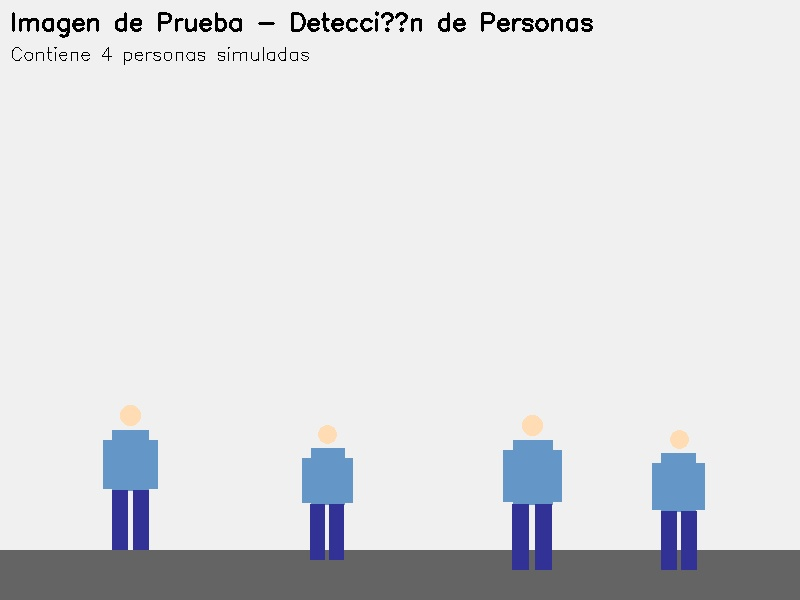
#> input picture input/test_image.jpg, 800 x 600 px
$ python -i image_enhancer_basic.py   (imports and definitions only)   (older library calls are emulated)
#> lines starting #> are read from the running program, lines starting #| are printed output that depends on the picture
#!/usr/bin/env python3
"""
Image Enhancer BASIC - Pipeline con Técnicas Básicas de Teoría

Este script es una versión conservadora que usa SOLO técnicas explícitamente
cubiertas en la teoría del curso de Procesamiento de Imágenes.

Técnicas aplicadas (TODAS de teoría básica):
- Interpolación bicúbica (spline) para redimensionamiento ✅
- Filtro Gaussiano para reducción de ruido ✅
- Filtro Laplaciano para realce de nitidez ✅
- Ecualización de Histograma para mejora de contraste ✅
- Operador Sobel para detección de bordes ✅

Autor: Proyecto de Procesamiento de Imágenes - Universidad Nacional de Luján
Fecha: Octubre 2025
"""

import cv2
import numpy as np
from pathlib import Path
import argparse
from typing import Tuple, Dict

# Configuración por defecto
DEFAULT_INPUT_DIR = 'output/cropped_persons'
DEFAULT_OUTPUT_DIR = 'output/enhanced_persons_basic'
MIN_HEIGHT = 200
MIN_WIDTH = 100

class BasicImageEnhancer:
    """
    Clase para mejorar imágenes usando SOLO técnicas de teoría básica.

    Todas las técnicas están garantizadas en los cursos estándar de
    procesamiento digital de imágenes.
    """

    def __init__(self, min_height: int = MIN_HEIGHT, min_width: int = MIN_WIDTH):
        """
        Inicializa el mejorador básico de imágenes.

        Args:
            min_height: Altura mínima objetivo en píxeles
            min_width: Ancho mínimo objetivo en píxeles
        """
        self.min_height = min_height
        self.min_width = min_width
        self.stats = {
            'total_processed': 0,
            'upscaled': 0,
            'original_sizes': [],
            'enhanced_sizes': [],
            'failed': 0
        }

    def resize_with_cubic_interpolation(self, image: np.ndarray) -> np.ndarray:
        """
        Redimensiona usando interpolación bicúbica (spline cúbico).

        TEORÍA: T3C_Interpolacion_imagen.pdf
        La interpolación bicúbica es una técnica fundamental para
        redimensionamiento con calidad.

        Args:
            image: Imagen de entrada (BGR)

        Returns:
            Imagen redimensionada
        """
        h, w = image.shape[:2]

        # Calcular nuevo tamaño manteniendo aspect ratio
        if h < self.min_height or w < self.min_width:
            scale_h = self.min_height / h if h < self.min_height else 1.0
            scale_w = self.min_width / w if w < self.min_width else 1.0
            scale = max(scale_h, scale_w)

            new_w = int(w * scale)
            new_h = int(h * scale)

            # Interpolación bicúbica (implementación de spline cúbico)
            resized = cv2.resize(image, (new_w, new_h), interpolation=cv2.INTER_CUBIC)
            self.stats['upscaled'] += 1
            return resized

        return image

    def gaussian_smoothing(self, image: np.ndarray, kernel_size: int = 5) -> np.ndarray:
        """
        Aplica filtro Gaussiano para reducir ruido.

        TEORÍA: Módulos 3-4 (Filtros Espaciales)
        El filtro Gaussiano es un filtro de suavizado fundamental que
        reduce el ruido preservando mejor los bordes que el filtro de media.

        Fórmula del kernel Gaussiano 2D:
        G(x,y) = (1/2πσ²) * exp(-(x²+y²)/2σ²)

        Args:
            image: Imagen de entrada (BGR)
            kernel_size: Tamaño del kernel (debe ser impar)

        Returns:
            Imagen suavizada
        """
        # Filtro Gaussiano 2D con sigma automático
        smoothed = cv2.GaussianBlur(image, (kernel_size, kernel_size), 0)
        return smoothed

    def laplacian_sharpening(self, image: np.ndarray) -> np.ndarray:
        """
        Realce de nitidez usando el operador Laplaciano.

        TEORÍA: Módulos 4-5 (Filtros de Realce)
        El Laplaciano es un operador de segunda derivada que detecta
        cambios rápidos de intensidad (bordes).

        Fórmula: sharp = original + c × Laplaciano
        donde c es un peso para controlar el realce

        Kernel Laplaciano típico:
        [[ 0 -1  0]
         [-1  4 -1]
         [ 0 -1  0]]

        Args:
            image: Imagen de entrada (BGR)

        Returns:
            Imagen con nitidez realzada
        """
        # Convertir a escala de grises para aplicar Laplaciano
        gray = cv2.cvtColor(image, cv2.COLOR_BGR2GRAY)

        # Aplicar Laplaciano
        laplacian = cv2.Laplacian(gray, cv2.CV_64F)
        laplacian = np.uint8(np.absolute(laplacian))

        # Convertir Laplaciano a BGR para combinarlo
        laplacian_bgr = cv2.cvtColor(laplacian, cv2.COLOR_GRAY2BGR)

        # Combinar: imagen_original + peso × laplaciano
        # Peso de 0.3 para no sobre-realzar
        sharpened = cv2.addWeighted(image, 1.0, laplacian_bgr, 0.3, 0)

        return sharpened

    def histogram_equalization(self, image: np.ndarray) -> np.ndarray:
        """
        Mejora el contraste mediante ecualización de histograma.

        TEORÍA: Módulos 3-4 (Mejora de Contraste)
        La ecualización de histograma redistribuye las intensidades
        para usar todo el rango dinámico [0, 255].

        Algoritmo:
        1. Calcular histograma de la imagen
        2. Calcular función de distribución acumulativa (CDF)
        3. Normalizar CDF al rango [0, 255]
        4. Mapear intensidades originales usando CDF normalizada

        Args:
            image: Imagen de entrada (BGR)

        Returns:
            Imagen con contraste mejorado
        """
        # Convertir a YCrCb para ecualizar solo la luminancia
        ycrcb = cv2.cvtColor(image, cv2.COLOR_BGR2YCrCb)
        y, cr, cb = cv2.split(ycrcb)

        # Ecualizar el canal Y (luminancia)
        y_eq = cv2.equalizeHist(y)

        # Reconstruir imagen
        ycrcb_eq = cv2.merge([y_eq, cr, cb])
        equalized = cv2.cvtColor(ycrcb_eq, cv2.COLOR_YCrCb2BGR)

        return equalized

    def sobel_edge_enhancement(self, image: np.ndarray) -> np.ndarray:
        """
        Realza bordes usando el operador Sobel.

        TEORÍA: Módulos 4-5 (Detección de Bordes)
        Sobel es un operador de primera derivada que detecta gradientes
        de intensidad (bordes) en direcciones x e y.

        Kernels Sobel:
        Gx = [[-1 0 1]      Gy = [[-1 -2 -1]
              [-2 0 2]             [ 0  0  0]
              [-1 0 1]]            [ 1  2  1]]

        Magnitud del gradiente: G = √(Gx² + Gy²)

        Args:
            image: Imagen de entrada (BGR)

        Returns:
            Imagen con bordes realzados
        """
        # Convertir a escala de grises
        gray = cv2.cvtColor(image, cv2.COLOR_BGR2GRAY)

        # Aplicar Sobel en x e y
        sobel_x = cv2.Sobel(gray, cv2.CV_64F, 1, 0, ksize=3)
        sobel_y = cv2.Sobel(gray, cv2.CV_64F, 0, 1, ksize=3)

        # Calcular magnitud del gradiente
        sobel_magnitude = np.sqrt(sobel_x**2 + sobel_y**2)
        sobel_magnitude = np.uint8(np.clip(sobel_magnitude, 0, 255))

        # Convertir a BGR
        sobel_bgr = cv2.cvtColor(sobel_magnitude, cv2.COLOR_GRAY2BGR)

        # Combinar con imagen original (peso pequeño)
        enhanced = cv2.addWeighted(image, 0.92, sobel_bgr, 0.08, 0)

        return enhanced

    def process_image(self, image_path: Path) -> Tuple[bool, Dict]:
        """
        Aplica el pipeline completo de mejora básica a una imagen.

        Pipeline:
        1. Interpolación bicúbica (redimensionar)
        2. Filtro Gaussiano (reducir ruido)
        3. Laplaciano (realzar nitidez)
        4. Ecualización de histograma (mejorar contraste)
        5. Sobel (realzar bordes)

        Args:
            image_path: Ruta a la imagen de entrada

        Returns:
            Tuple con (éxito, diccionario de información)
        """
#> called with image_path = '../input/test_image.jpg'
        try:
            # Leer imagen
            image = cv2.imread(str(image_path))
#> image is the input picture: shape (600, 800, 3); mean B, G, R 224, 221.3, 220.1
            if image is None:
                self.stats['failed'] += 1
                return False, {'error': 'No se pudo leer la imagen'}

            original_shape = image.shape[:2]
#> original_shape = (600, 800)
            self.stats['original_sizes'].append(original_shape)

            # Pipeline de mejora con técnicas básicas
            # 1. Redimensionar con interpolación bicúbica
            enhanced = self.resize_with_cubic_interpolation(image)

            # 2. Reducir ruido con Gaussiano
            enhanced = self.gaussian_smoothing(enhanced, kernel_size=5)

            # 3. Realzar nitidez con Laplaciano
            enhanced = self.laplacian_sharpening(enhanced)
#> in laplacian_sharpening, `gray = cv2.cvtColor(image, cv2.COLOR_BGR2GRAY)`:
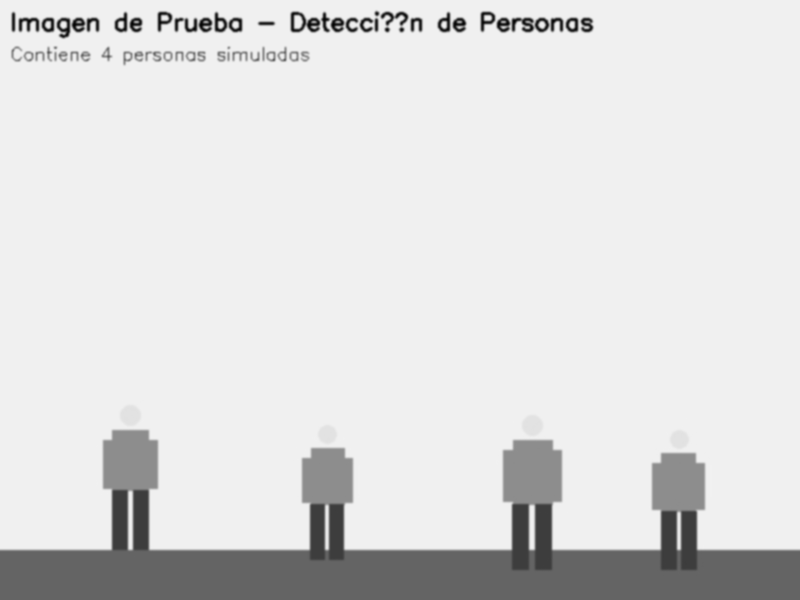
#> gray: shape (600, 800); min 3, max 241, mean 221.2
#> in laplacian_sharpening, `laplacian = np.uint8(np.absolute(laplacian))`:
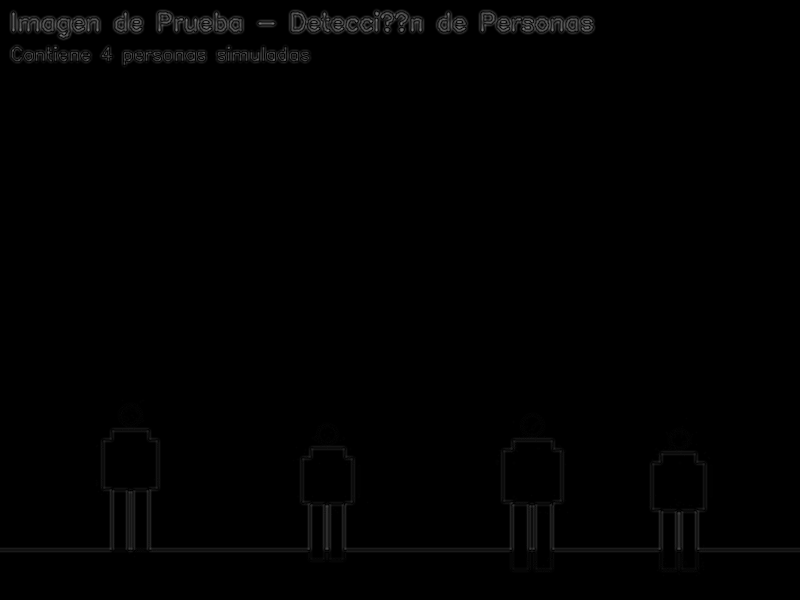
#> laplacian: shape (600, 800); min 0, max 125, mean 1.6

            # 4. Mejorar contraste con ecualización de histograma
            enhanced = self.histogram_equalization(enhanced)
#> in histogram_equalization, `ycrcb = cv2.cvtColor(image, cv2.COLOR_BGR2YCrCb)`: ycrcb: shape (600, 800, 3); mean of channels 0, 1, 2 221.7, 127.2, 129.6
#> in histogram_equalization, `y, cr, cb = cv2.split(ycrcb)`:
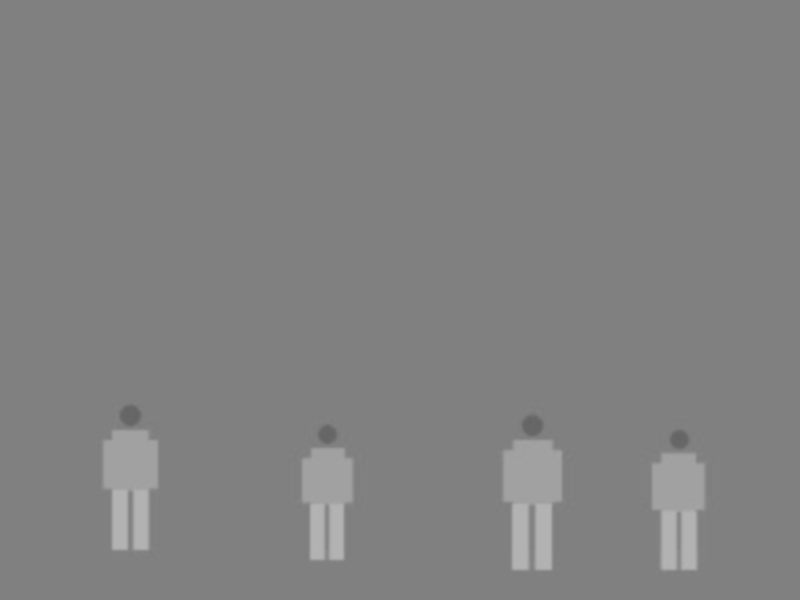
#> cb: shape (600, 800); min 100, max 180, mean 129.6
#> in histogram_equalization, `y_eq = cv2.equalizeHist(y)`:
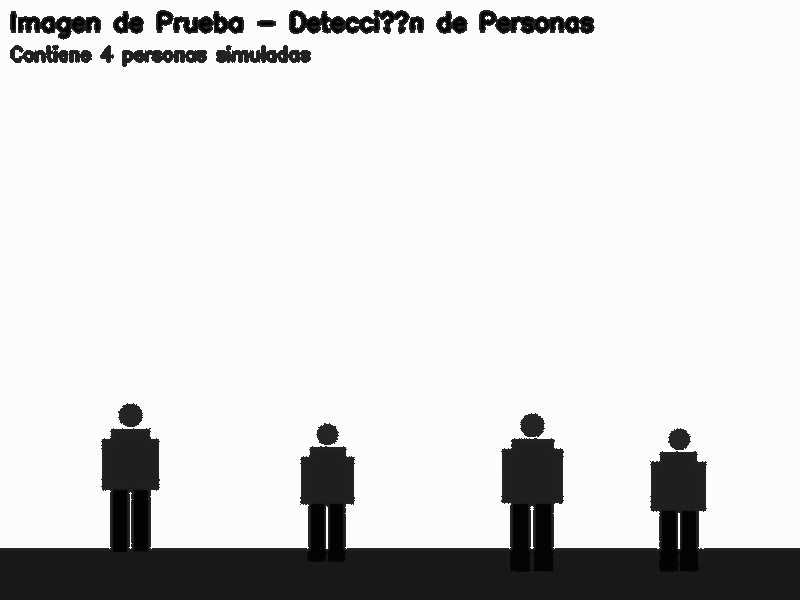
#> y_eq: shape (600, 800); min 0, max 255, mean 217
#> in histogram_equalization, `ycrcb_eq = cv2.merge([y_eq, cr, cb])`: ycrcb_eq: shape (600, 800, 3); mean of channels 0, 1, 2 217, 127.2, 129.6
#> in histogram_equalization, `equalized = cv2.cvtColor(ycrcb_eq, cv2.COLOR_YCrCb2BGR)`:
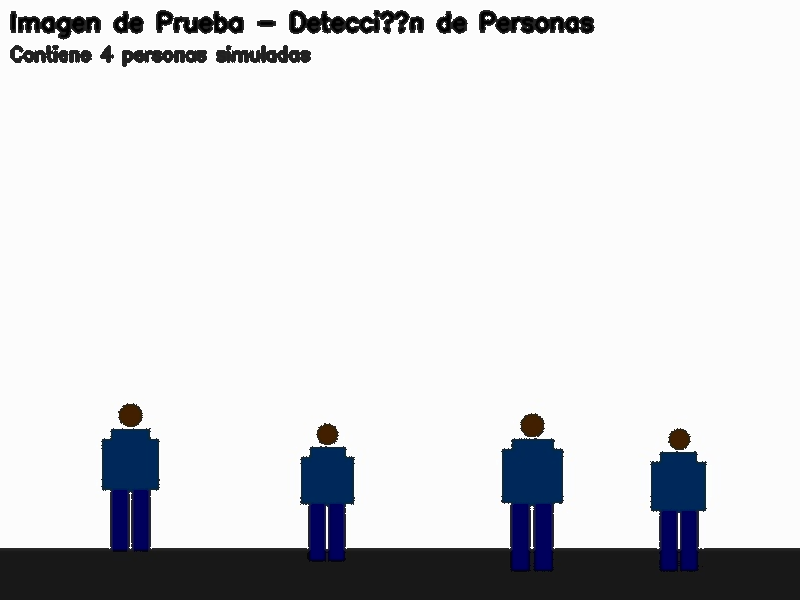
#> equalized: shape (600, 800, 3); mean B, G, R 219.8, 217.1, 216.2

            # 5. Realzar bordes con Sobel
            enhanced = self.sobel_edge_enhancement(enhanced)
#> in sobel_edge_enhancement, `sobel_y = cv2.Sobel(gray, cv2.CV_64F, 0, 1, ksize=3)`:
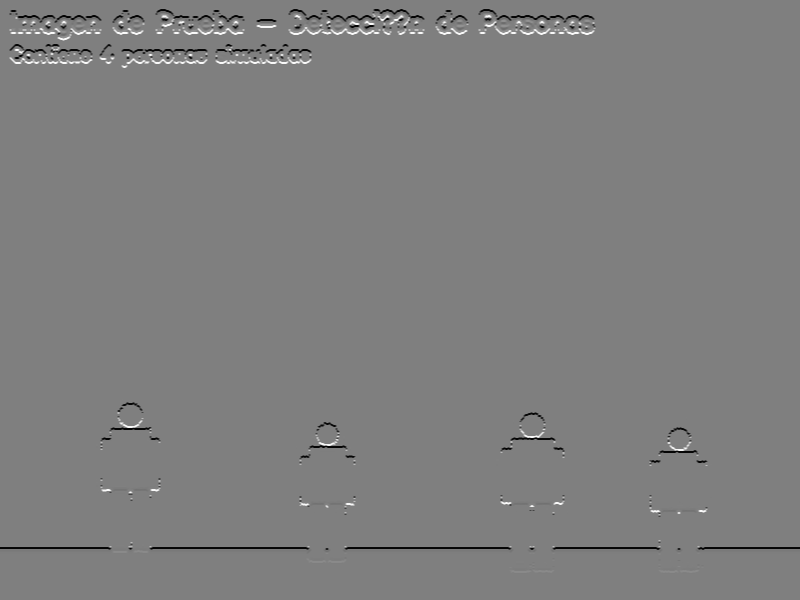
#> sobel_y: shape (600, 800) float64; min -913, max 913, mean -3; drawn with min black and max white
#> in sobel_edge_enhancement, `sobel_magnitude = np.uint8(np.clip(sobel_magnitude, 0, 255))`:
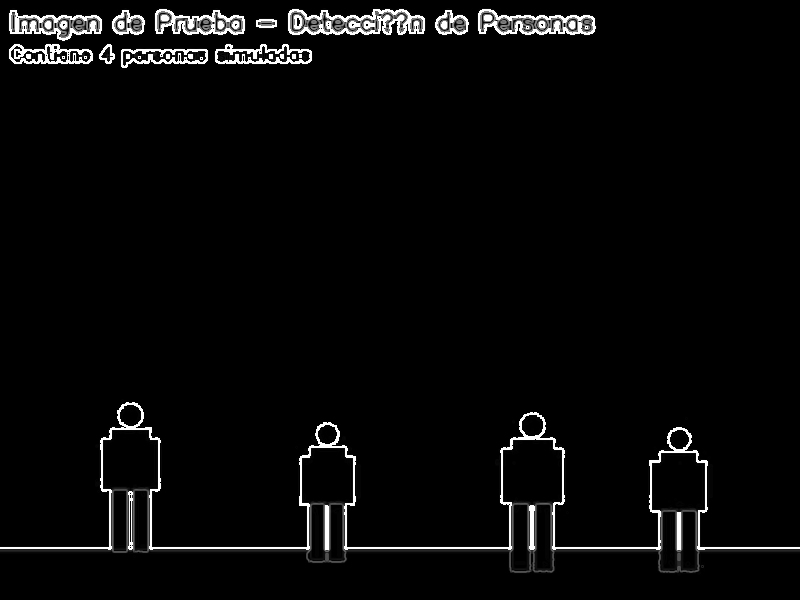
#> sobel_magnitude: shape (600, 800); min 0, max 255, mean 8.6

            enhanced_shape = enhanced.shape[:2]
#> enhanced_shape = (600, 800)
            self.stats['enhanced_sizes'].append(enhanced_shape)
            self.stats['total_processed'] += 1

            return True, {
                'original_size': original_shape,
                'enhanced_size': enhanced_shape,
                'enhanced_image': enhanced
            }

        except Exception as e:
            self.stats['failed'] += 1
            return False, {'error': str(e)}

    # [128 lines left out: functions process_directory, print_statistics, main, not called in this run]


# [2 lines not run here, left out]

>>> result = BasicImageEnhancer().process_image('../input/test_image.jpg')
